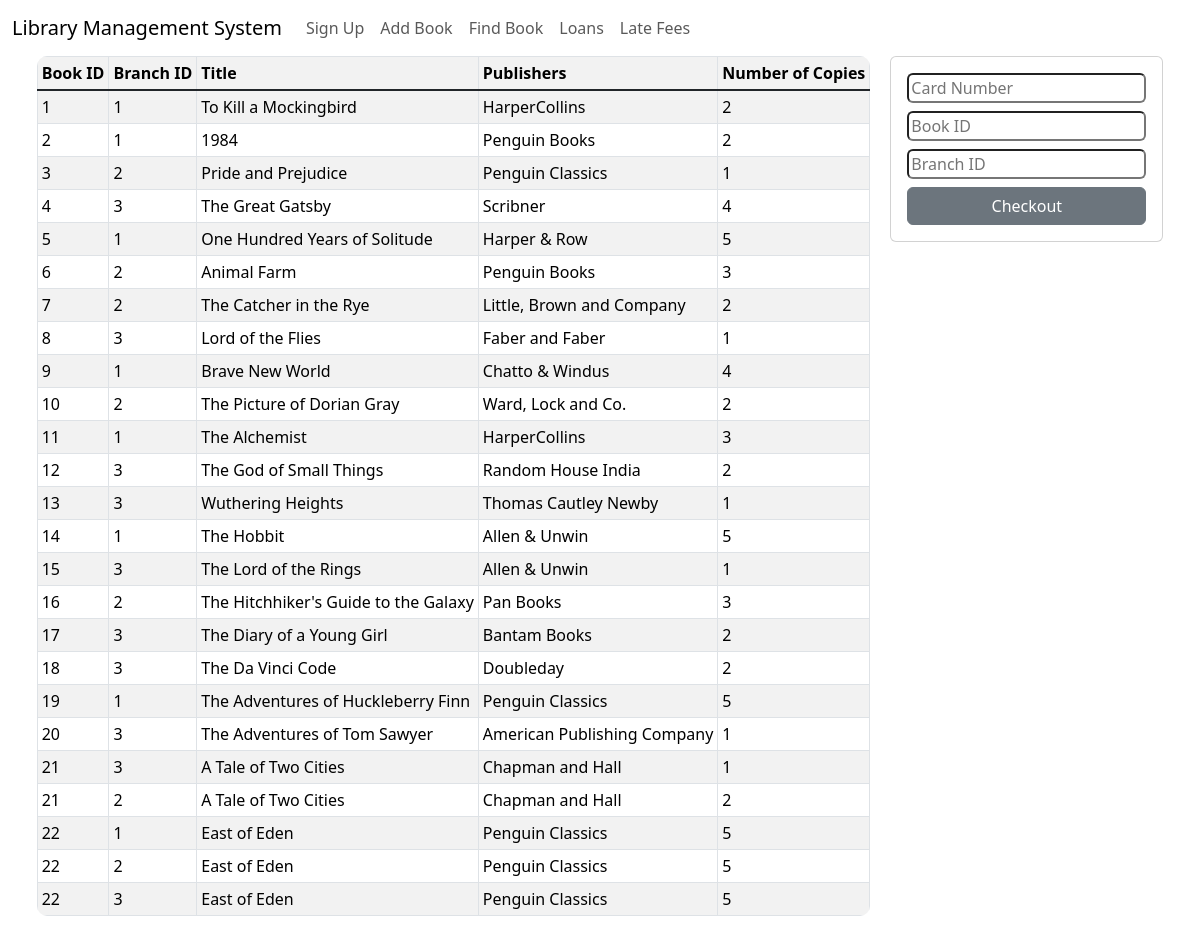
The page / on the database its author committed.
### tables this page shows
CREATE TABLE Book (
    book_id         INTEGER PRIMARY KEY AUTOINCREMENT,
    title           VARCHAR(50) NOT NULL,
    book_publisher  VARCHAR(25),
    FOREIGN KEY(book_publisher) REFERENCES Publisher(publisher_name)
);

CREATE TABLE Book_Copies (
    book_id         INT NOT NULL,
    branch_id       INT,
    no_of_copies    INT NOT NULL,
    PRIMARY KEY(book_id, branch_id),
    FOREIGN KEY(book_id) REFERENCES Book(book_id),
    FOREIGN KEY(branch_id) REFERENCES Library_Branch(branch_id)
);

### app.py (the view)
@app.route('/', methods=['GET'])
def home():
    try:
        sqliteConnection = sqlite3.connect('LMS.db')
        cursor = sqliteConnection.cursor()
        print("Database successfully connected: INITIAL")
        sqlite_select_query = "SELECT * FROM User_View;"
        cursor.execute(sqlite_select_query)
        data = cursor.fetchall()
        cursor.close()
        sqliteConnection.close()
    except Exception as e:
        print("Error: ", e)
    return render_template('index.html', books=data)

### templates/index.html (shortened to what this page needs)
<!DOCTYPE html>
<html lang="en">
<head>
    <link href="https://cdn.jsdelivr.net/npm/bootstrap@5.3.2/dist/css/bootstrap.min.css" rel="stylesheet">
    <link rel="stylesheet" href="{{ url_for('static', filename='styles.css') }}">
</head>
<body>
    <nav class="navbar navbar-expand-lg">
        <div class="container-fluid">
            <span class="navbar-brand mb-0 h1">Library Management System</span>
            <div class="collapse navbar-collapse" id="navbarNav">
                <div class="navbar-nav">
                        <a class="nav-link" href="{{ url_for('borrower') }}">Sign Up</a>
                        <a class="nav-link" href="{{ url_for('book') }} ">Add Book</a>
                        <a class="nav-link" href="{{ url_for('find_book') }}"">Find Book</a>
                        <a class="nav-link" href="{{ url_for('find_loan') }}"">Loans</a>
                        <a class="nav-link" href="{{ url_for('latefees') }}"">Late Fees</a>
                </div>
            </div>
        </div>
    </nav>
    <div style="display: flex; justify-content: center;">
        <div>
            <table class="table table-sm table-striped table-hover table-bordered">
                <tr>
                    <th>Book ID</th>
                    <th>Branch ID</th>
                    <th>Title</th>
                    <th>Publishers</th>
                    <th>Number of Copies</th>
                </tr>
                <tbody class="table-group-divider">
                {% for book in books %}
                <tr>
                    <td> {{ book[0]}} </td>
                    <td> {{ book[1]}} </td>
                    <td> {{ book[3]}} </td>
                    <td> {{ book[2]}} </td>
                    <td> {{ book[4]}} </td>
                </tr>
                {% endfor %}
            </table>
        </div>
        <div class="card text-center bg-white p-3" style="align-self: flex-start; margin-left: 20px;">
            <form method="post" action="{{ url_for('checkout') }}">
                <ul class="list-group list-group-flush">
                    <input class="mb-2 rounded" type="text" name="cardno" id="cardno" placeholder="Card Number">
                    <input class="mb-2 rounded" type="text" name="bookid" id="bookid" placeholder="Book ID">
                    <input class="mb-2 rounded" type="text" name="branchid" id="branchid" placeholder="Branch ID">
                    <button class="btn btn-secondary" type="submit" id="checkoutBtn">Checkout</button>
                </ul>
            </form>
        </div>
</body>
</html>

### static/styles.css (style rules this page uses)
.table { border-radius: 10px; overflow: hidden; }

### rows shown on the page
Book: book_id "1", title "To Kill a Mockingbird", book_publisher "HarperCollins", book "2"
Book: book_id "2", book "1", title "1984", book_publisher "Penguin Books"
Book_Copies: book_id "3", branch "2", title "Pride and Prejudice", book_publisher "Penguin Classics", no_of_copies "1"
Book_Copies: book_id "4", branch "3", title "The Great Gatsby", book_publisher "Scribner", no_of_copies "4"
Book: book_id "5", book "1", title "One Hundred Years of Solitude", book_publisher "Harper & Row"
Book: book_id "6", book "2", title "Animal Farm", book_publisher "Penguin Books", book "3"
Book: book_id "7", book "2", title "The Catcher in the Rye", book_publisher "Little, Brown and Company"
Book: book_id "8", book "3", title "Lord of the Flies", book_publisher "Faber and Faber", book "1"
Book_Copies: book_id "9", branch "1", title "Brave New World", book_publisher "Chatto & Windus", no_of_copies "4"
Book: book_id "10", book "2", title "The Picture of Dorian Gray", book_publisher "Ward, Lock and Co."
Book_Copies: book_id "11", branch "1", title "The Alchemist", book_publisher "HarperCollins", no_of_copies "3"
Book: book_id "12", book "3", title "The God of Small Things", book_publisher "Random House India", book "2"
Book: book_id "13", book "3", title "Wuthering Heights", book_publisher "Thomas Cautley Newby", book "1"
Book: book_id "14", book "1", title "The Hobbit", book_publisher "Allen & Unwin", book "5"
Book: book_id "15", book "3", title "The Lord of the Rings", book_publisher "Allen & Unwin", book "1"
Book: book_id "16", book "2", title "The Hitchhiker's Guide to the Galaxy", book_publisher "Pan Books", book "3"
Book: book_id "17", book "3", title "The Diary of a Young Girl", book_publisher "Bantam Books", book "2"
Book: book_id "18", book "3", title "The Da Vinci Code", book_publisher "Doubleday", book "2"
Book: book_id "19", book "1", title "The Adventures of Huckleberry Finn", book_publisher "Penguin Classics", book "5"
Book: book_id "20", book "3", title "The Adventures of Tom Sawyer", book_publisher "American Publishing Company", book "1"
Book: book_id "21", book "3", title "A Tale of Two Cities", book_publisher "Chapman and Hall", book "1", book "2"
Book: book_id "22", book "1", title "East of Eden", book_publisher "Penguin Classics", book "5"
Book_Copies: book_id "22", branch "2", title "East of Eden", book_publisher "Penguin Classics", no_of_copies "5"
Book_Copies: book_id "22", branch "3", title "East of Eden", book_publisher "Penguin Classics", no_of_copies "5"
